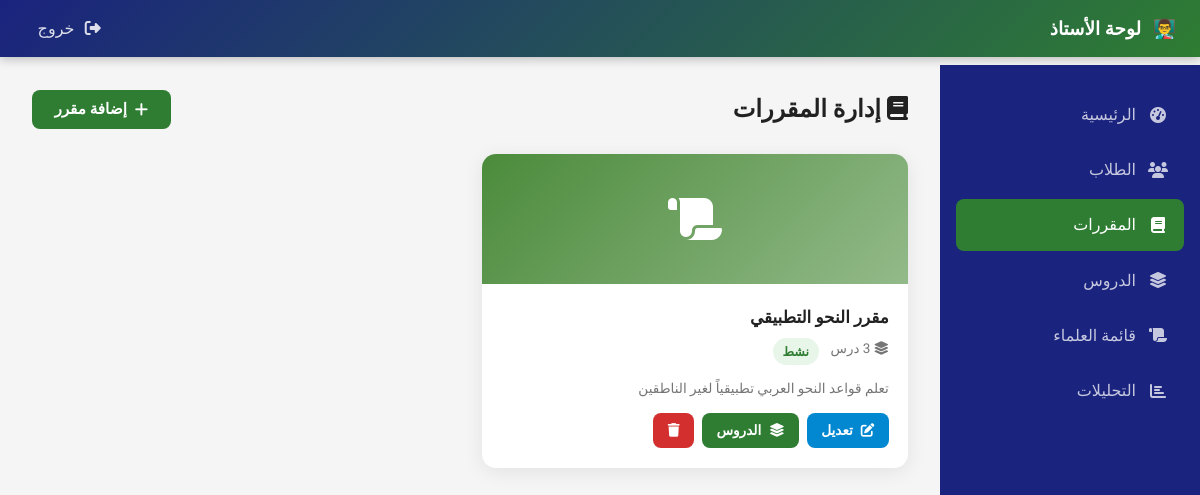
The page /teacher/courses.php (signed in) on the database its author committed.
### tables this page shows
CREATE TABLE IF NOT EXISTS courses (
    id INT AUTO_INCREMENT PRIMARY KEY,
    teacher_id INT NOT NULL,
    name VARCHAR(255) NOT NULL,
    description TEXT,
    icon VARCHAR(100) DEFAULT 'fa-book',
    color VARCHAR(20) DEFAULT '#4B8B3B',
    status ENUM('active','archived') NOT NULL DEFAULT 'active',
    created_at TIMESTAMP DEFAULT CURRENT_TIMESTAMP,
    FOREIGN KEY (teacher_id) REFERENCES teachers(id) ON DELETE CASCADE
);

### includes/functions.php (called while the page is built, shortened)
<?php
function clean(string $value): string {
    return htmlspecialchars(trim($value), ENT_QUOTES, 'UTF-8');
}

### teacher/courses.php (the view, shortened to what this page needs)
<?php
require_once __DIR__ . '/../includes/functions.php';
$db      = getDB();
$courses = $db->query("SELECT c.*, COUNT(l.id) AS lessons_count FROM courses c LEFT JOIN lessons l ON l.course_id = c.id GROUP BY c.id ORDER BY c.id")->fetchAll();
?>
<!DOCTYPE html>
<html lang="ar" dir="rtl">
<head>
  <link rel="stylesheet" href="/assets/css/style.css">
  <link rel="stylesheet" href="https://cdnjs.cloudflare.com/ajax/libs/font-awesome/6.5.0/css/all.min.css">
</head>
<body>
<nav class="navbar">
  <div class="navbar-brand"><button id="sidebarToggle" style="background:none;border:none;color:#fff;font-size:1.3rem;cursor:pointer;display:none;"><i class="fas fa-bars"></i></button><span>👨‍🏫</span><span>لوحة الأستاذ</span></div>
  <ul class="navbar-nav"><li><a href="/api/auth.php?action=logout_teacher" class="nav-link"><i class="fas fa-sign-out-alt"></i> خروج</a></li></ul>
</nav>
<aside class="sidebar">
  <a href="/teacher/dashboard.php" class="sidebar-link"><i class="fas fa-tachometer-alt"></i> الرئيسية</a>
  <a href="/teacher/students.php"  class="sidebar-link"><i class="fas fa-users"></i> الطلاب</a>
  <a href="/teacher/courses.php"   class="sidebar-link active"><i class="fas fa-book"></i> المقررات</a>
  <a href="/teacher/lessons.php"   class="sidebar-link"><i class="fas fa-layer-group"></i> الدروس</a>
  <a href="/teacher/scholars.php"  class="sidebar-link"><i class="fas fa-scroll"></i> قائمة العلماء</a>
  <a href="/teacher/analytics.php" class="sidebar-link"><i class="fas fa-chart-bar"></i> التحليلات</a>
</aside>
<main class="main-content">
  <div style="display:flex;align-items:center;justify-content:space-between;margin-bottom:1.5rem;flex-wrap:wrap;gap:1rem;">
    <h2><i class="fas fa-book"></i> إدارة المقررات</h2>
    <button class="btn btn-primary" onclick="document.getElementById('addModal').style.display='flex'">
      <i class="fas fa-plus"></i> إضافة مقرر
    </button>
  </div>
  <div class="courses-grid">
    <?php foreach ($courses as $c): ?>
    <div class="course-card">
      <div class="course-banner" style="background:linear-gradient(135deg,<?= clean($c['color']) ?>,<?= clean($c['color']) ?>99);">
        <i class="fas <?= clean($c['icon']) ?>" style="color:#fff;font-size:3rem;"></i>
      </div>
      <div class="course-body">
        <div class="course-title"><?= clean($c['name']) ?></div>
        <div class="course-meta" style="margin-bottom:.75rem;">
          <span><i class="fas fa-layer-group"></i> <?= $c['lessons_count'] ?> درس</span>
          <span class="badge <?= $c['status']==='active' ? 'badge-primary' : 'badge-danger' ?>"><?= $c['status']==='active' ? 'نشط' : 'أرشيف' ?></span>
        </div>
        <?php if ($c['description']): ?>
        <p style="font-size:.85rem;color:var(--muted);margin-bottom:.75rem;"><?= clean($c['description']) ?></p>
        <?php endif; ?>
        <div style="display:flex;gap:.5rem;">
          <button class="btn btn-info btn-sm" onclick="editCourse(<?= htmlspecialchars(json_encode($c, JSON_UNESCAPED_UNICODE)) ?>)"><i class="fas fa-edit"></i> تعديل</button>
          <a href="/teacher/lessons.php?course_id=<?= $c['id'] ?>" class="btn btn-primary btn-sm"><i class="fas fa-layer-group"></i> الدروس</a>
          <a href="?action=delete&id=<?= $c['id'] ?>" class="btn btn-danger btn-sm" data-confirm="هل تريد حذف هذا المقرر وجميع دروسه؟"><i class="fas fa-trash"></i></a>
        </div>
      </div>
    </div>
    <?php endforeach; ?>
  </div>
</main>
</body>
</html>

### assets/css/style.css (style rules this page uses)
:root { --primary: #2E7D32; --primary-lt: #4CAF50; --accent: #FF8F00; --accent-lt: #FFC107; --danger: #D32F2F; --info: #0288D1; --dark: #1A237E; --bg: #F5F5F5; --card: #FFFFFF; --text: #212121; --muted: #757575; --border: #E0E0E0; --shadow: 0 4px 20px rgba(0,0,0,0.08); --radius: 14px; --radius-sm: 8px; --transition: all .3s ease; }
*, *::before, *::after { box-sizing: border-box; margin: 0; padding: 0; }
html { direction: rtl; font-size: 16px; scroll-behavior: smooth; }
body { font-family: 'Tajawal', 'Arial', sans-serif; background: var(--bg); color: var(--text); line-height: 1.7; min-height: 100vh; }
a { color: var(--primary); text-decoration: none; transition: var(--transition); }
.btn { display: inline-flex; align-items: center; gap: .5rem; padding: .65rem 1.4rem; border-radius: var(--radius-sm); font-family: inherit; font-size: .95rem; font-weight: 600; cursor: pointer; border: none; transition: var(--transition); text-decoration: none; }
.btn-primary { background: var(--primary); color: #fff; }
.btn-danger { background: var(--danger); color: #fff; }
.btn-info { background: var(--info); color: #fff; }
.btn-sm { padding: .4rem .9rem; font-size: .85rem; }
.navbar { background: linear-gradient(135deg, var(--dark) 0%, var(--primary) 100%); padding: .8rem 1.5rem; position: sticky; top: 0; z-index: 1000; box-shadow: 0 2px 10px rgba(0,0,0,.25); display: flex; align-items: center; justify-content: space-between; gap: 1rem; }
.navbar-brand { display: flex; align-items: center; gap: .75rem; color: #fff; font-size: 1.15rem; font-weight: 800; }
.navbar-nav { display: flex; align-items: center; gap: .5rem; list-style: none; }
.nav-link { color: rgba(255,255,255,.85); padding: .45rem .85rem; border-radius: var(--radius-sm); font-weight: 500; transition: var(--transition); }
.nav-link i { margin-left: .4rem; }
.sidebar { width: 260px; min-height: calc(100vh - 65px); background: var(--dark); padding: 1.5rem 1rem; position: fixed; top: 65px; right: 0; overflow-y: auto; transition: var(--transition); z-index: 900; }
.sidebar-link { display: flex; align-items: center; gap: .75rem; padding: .75rem 1rem; color: rgba(255,255,255,.75); border-radius: var(--radius-sm); margin-bottom: .25rem; font-weight: 500; transition: var(--transition); }
.sidebar-link:hover, .sidebar-link.active { background: var(--primary); color: #fff; }
.sidebar-link i { width: 20px; text-align: center; }
.main-content { margin-right: 260px; padding: 2rem; min-height: calc(100vh - 65px); }
.badge { display: inline-flex; align-items: center; padding: .2rem .6rem; border-radius: 20px; font-size: .78rem; font-weight: 700; }
.badge-primary { background: #E8F5E9; color: var(--primary); }
.courses-grid { display: grid; grid-template-columns: repeat(auto-fill, minmax(280px, 1fr)); gap: 1.5rem; }
.course-card { border-radius: var(--radius); overflow: hidden; box-shadow: var(--shadow); transition: var(--transition); background: var(--card); }
.course-banner { height: 130px; display: flex; align-items: center; justify-content: center; font-size: 3.5rem; }
.course-body { padding: 1.2rem; }
.course-title { font-weight: 700; font-size: 1.05rem; margin-bottom: .4rem; }
.course-meta { font-size: .84rem; color: var(--muted); display: flex; gap: .75rem; }

### rows shown on the page
courses: name "مقرر النحو التطبيقي", status "نشط", description "تعلم قواعد النحو العربي تطبيقياً لغير الناطقين"
